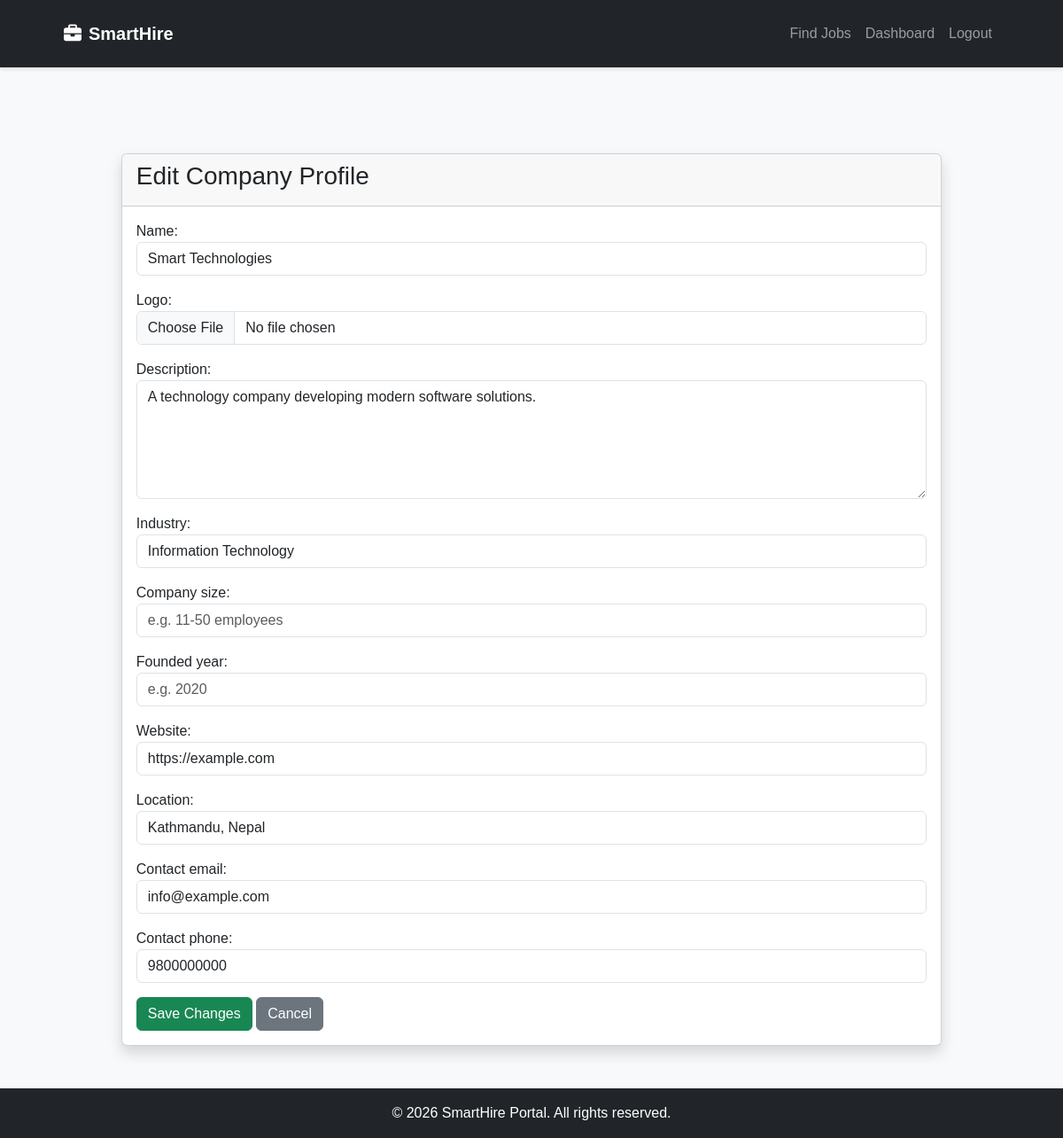
Page /companies/edit/ (signed in) on the committed database.
### companies/models.py (models this page shows, shortened)
class Company(models.Model):
    recruiter = models.OneToOneField(settings.AUTH_USER_MODEL,
                                     on_delete=models.CASCADE, related_name='company')
    name = models.CharField(max_length=200)
    logo = models.ImageField(upload_to="company_logos/", blank=True, null=True)
    description = models.TextField()
    industry = models.CharField(max_length=200)
    website = models.URLField(blank=True)
    location = models.CharField(max_length=200)
    contact_email = models.EmailField(blank=True)
    contact_phone = models.CharField(max_length=15, blank=True)
    company_size = models.CharField(max_length=50, blank=True)
    founded_year = models.PositiveIntegerField(blank=True, null=True)
    created_at = models.DateField(auto_now_add=True)
    updated_at = models.DateField(auto_now=True)

### companies/views.py (the view)
@login_required
def company_edit(request):
    if request.user.role != "RECRUITER":
        return redirect("home")
    company = get_object_or_404(Company, recruiter=request.user)
    if request.method == "POST":
        form = CompanyForm(request.POST, request.FILES, instance=company)
        if form.is_valid():
            form.save()
            return redirect("company_dashboard")
    else:
        form = CompanyForm(instance=company)
    return render(
        request,
        "companies/company_edit.html",
        {"form": form, "company": company},
    )

### companies/templates/companies/company_edit.html
{% extends "base.html" %} {% block content %}
<div class="container mt-5">
    <div class="card shadow">
        <div class="card-header">
            <h3>Edit Company Profile</h3>
        </div>
        <div class="card-body">
            <form method="POST" enctype="multipart/form-data">
                {% csrf_token %} {{ form.as_p }}
                <button type="submit" class="btn btn-success">
                    Save Changes
                </button>
                <a href="{% url 'company_dashboard' %}" class="btn btn-secondary">
                    Cancel
                </a>
            </form>
        </div>
    </div>
</div>
{% endblock %}

### static/css/style.css (style rules this page uses)
* { margin: 0; padding: 0; box-sizing: border-box; }
body { font-family: Arial, sans-serif; background: #f5f7fb; color: #222; }
.container { width: 90%; max-width: 1200px; margin: auto; }

### rows in the picture
Company: name "Smart Technologies", description "A technology company developing modern software solutions.", industry "Information Technology", website "https://example.com", location "Kathmandu, Nepal", contact_email "info@example.com", contact_phone "9800000000"
